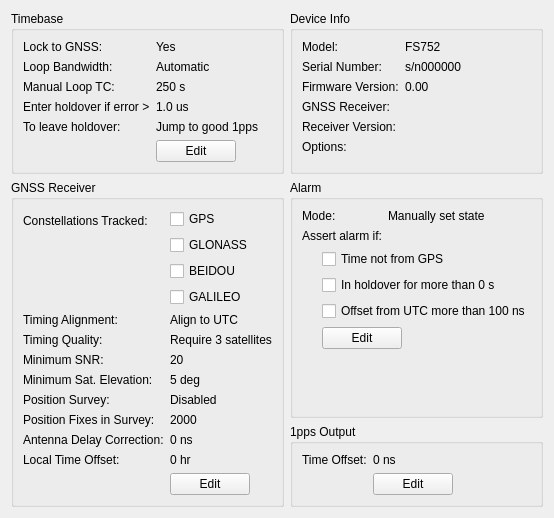
<?xml version="1.0" encoding="UTF-8"?>
<ui version="4.0">
 <class>Form</class>
 <widget class="QWidget" name="Form">
  <property name="geometry">
   <rect>
    <x>0</x>
    <y>0</y>
    <width>540</width>
    <height>477</height>
   </rect>
  </property>
  <property name="windowTitle">
   <string>Form</string>
  </property>
  <layout class="QGridLayout" name="gridLayout">
   <item row="0" column="0">
    <widget class="QGroupBox" name="gbTimebase">
     <property name="title">
      <string>Timebase</string>
     </property>
     <layout class="QFormLayout" name="formLayout">
      <property name="fieldGrowthPolicy">
       <enum>QFormLayout::ExpandingFieldsGrow</enum>
      </property>
      <item row="0" column="0">
       <widget class="QLabel" name="label_4">
        <property name="text">
         <string>Lock to GNSS:</string>
        </property>
       </widget>
      </item>
      <item row="0" column="1">
       <widget class="QLabel" name="lock_to_gps_label">
        <property name="text">
         <string>Yes</string>
        </property>
       </widget>
      </item>
      <item row="1" column="0">
       <widget class="QLabel" name="label_5">
        <property name="text">
         <string>Loop Bandwidth:</string>
        </property>
       </widget>
      </item>
      <item row="1" column="1">
       <widget class="QLabel" name="loop_bandwidth_label">
        <property name="text">
         <string>Automatic</string>
        </property>
       </widget>
      </item>
      <item row="2" column="0">
       <widget class="QLabel" name="label">
        <property name="text">
         <string>Manual Loop TC:</string>
        </property>
       </widget>
      </item>
      <item row="2" column="1">
       <widget class="QLabel" name="manual_time_constant_label">
        <property name="text">
         <string>250 s</string>
        </property>
       </widget>
      </item>
      <item row="3" column="0">
       <widget class="QLabel" name="label_2">
        <property name="text">
         <string>Enter holdover if error &gt;</string>
        </property>
       </widget>
      </item>
      <item row="3" column="1">
       <widget class="QLabel" name="holdover_error_label">
        <property name="text">
         <string>1.0 us</string>
        </property>
       </widget>
      </item>
      <item row="4" column="0">
       <widget class="QLabel" name="label_3">
        <property name="text">
         <string>To leave holdover:</string>
        </property>
       </widget>
      </item>
      <item row="4" column="1">
       <widget class="QLabel" name="leave_holdover_label">
        <property name="text">
         <string>Jump to good 1pps</string>
        </property>
       </widget>
      </item>
      <item row="5" column="1">
       <widget class="QPushButton" name="edit_timebase_btn">
        <property name="text">
         <string>Edit</string>
        </property>
       </widget>
      </item>
     </layout>
    </widget>
   </item>
   <item row="0" column="1">
    <widget class="QGroupBox" name="gbDeviceInfo">
     <property name="title">
      <string>Device Info</string>
     </property>
     <layout class="QFormLayout" name="formLayout_2">
      <item row="1" column="0">
       <widget class="QLabel" name="label_6">
        <property name="text">
         <string>Serial Number:</string>
        </property>
       </widget>
      </item>
      <item row="1" column="1">
       <widget class="QLabel" name="serial_number_label">
        <property name="text">
         <string>s/n000000</string>
        </property>
       </widget>
      </item>
      <item row="2" column="0">
       <widget class="QLabel" name="label_7">
        <property name="text">
         <string>Firmware Version:</string>
        </property>
       </widget>
      </item>
      <item row="2" column="1">
       <widget class="QLabel" name="firmware_version_label">
        <property name="text">
         <string>0.00</string>
        </property>
       </widget>
      </item>
      <item row="3" column="0">
       <widget class="QLabel" name="gnss_receiver_caption">
        <property name="text">
         <string>GNSS Receiver:</string>
        </property>
       </widget>
      </item>
      <item row="3" column="1">
       <widget class="QLabel" name="gnss_receiver_label">
        <property name="text">
         <string/>
        </property>
       </widget>
      </item>
      <item row="4" column="0">
       <widget class="QLabel" name="gnss_version_caption">
        <property name="text">
         <string>Receiver Version:</string>
        </property>
       </widget>
      </item>
      <item row="4" column="1">
       <widget class="QLabel" name="receiver_version_label">
        <property name="text">
         <string/>
        </property>
       </widget>
      </item>
      <item row="0" column="0">
       <widget class="QLabel" name="label_18">
        <property name="text">
         <string>Model:</string>
        </property>
       </widget>
      </item>
      <item row="0" column="1">
       <widget class="QLabel" name="model_label">
        <property name="text">
         <string>FS752</string>
        </property>
       </widget>
      </item>
      <item row="5" column="0">
       <widget class="QLabel" name="label_20">
        <property name="text">
         <string>Options:</string>
        </property>
       </widget>
      </item>
      <item row="5" column="1">
       <widget class="QLabel" name="options_label">
        <property name="text">
         <string/>
        </property>
       </widget>
      </item>
     </layout>
    </widget>
   </item>
   <item row="1" column="0" rowspan="2">
    <widget class="QGroupBox" name="gbReceiver">
     <property name="title">
      <string>GNSS Receiver</string>
     </property>
     <layout class="QFormLayout" name="formLayout_3">
      <property name="fieldGrowthPolicy">
       <enum>QFormLayout::ExpandingFieldsGrow</enum>
      </property>
      <item row="1" column="0">
       <widget class="QLabel" name="label_10">
        <property name="text">
         <string>Timing Alignment:</string>
        </property>
       </widget>
      </item>
      <item row="1" column="1">
       <widget class="QLabel" name="timing_alignment_label">
        <property name="text">
         <string>Align to UTC</string>
        </property>
       </widget>
      </item>
      <item row="2" column="0">
       <widget class="QLabel" name="label_11">
        <property name="text">
         <string>Timing Quality:</string>
        </property>
       </widget>
      </item>
      <item row="2" column="1">
       <widget class="QLabel" name="timing_quality_label">
        <property name="text">
         <string>Require 3 satellites</string>
        </property>
       </widget>
      </item>
      <item row="5" column="0">
       <widget class="QLabel" name="label_12">
        <property name="text">
         <string>Position Survey:</string>
        </property>
       </widget>
      </item>
      <item row="6" column="0">
       <widget class="QLabel" name="label_14">
        <property name="text">
         <string>Position Fixes in Survey:</string>
        </property>
       </widget>
      </item>
      <item row="7" column="0">
       <widget class="QLabel" name="label_15">
        <property name="text">
         <string>Antenna Delay Correction:</string>
        </property>
       </widget>
      </item>
      <item row="8" column="0">
       <widget class="QLabel" name="label_13">
        <property name="text">
         <string>Local Time Offset:</string>
        </property>
       </widget>
      </item>
      <item row="9" column="1">
       <widget class="QPushButton" name="edit_receiver_btn">
        <property name="text">
         <string>Edit</string>
        </property>
       </widget>
      </item>
      <item row="5" column="1">
       <widget class="QLabel" name="position_survey_label">
        <property name="text">
         <string>Disabled</string>
        </property>
       </widget>
      </item>
      <item row="6" column="1">
       <widget class="QLabel" name="position_fixes_label">
        <property name="text">
         <string>2000</string>
        </property>
       </widget>
      </item>
      <item row="7" column="1">
       <widget class="QLabel" name="antenna_correction_label">
        <property name="text">
         <string>0 ns</string>
        </property>
       </widget>
      </item>
      <item row="8" column="1">
       <widget class="QLabel" name="local_time_offset_label">
        <property name="text">
         <string>0 hr</string>
        </property>
       </widget>
      </item>
      <item row="0" column="0">
       <widget class="QLabel" name="constellations_caption">
        <property name="text">
         <string>Constellations Tracked:</string>
        </property>
       </widget>
      </item>
      <item row="0" column="1">
       <layout class="QVBoxLayout" name="verticalLayout_4">
        <item>
         <widget class="ReadOnlyCheckBox" name="track_gps_checkbox">
          <property name="text">
           <string>GPS</string>
          </property>
         </widget>
        </item>
        <item>
         <widget class="ReadOnlyCheckBox" name="track_glonass_checkbox">
          <property name="text">
           <string>GLONASS</string>
          </property>
         </widget>
        </item>
        <item>
         <widget class="ReadOnlyCheckBox" name="track_beidou_checkbox">
          <property name="text">
           <string>BEIDOU</string>
          </property>
         </widget>
        </item>
        <item>
         <widget class="ReadOnlyCheckBox" name="track_galileo_checkbox">
          <property name="text">
           <string>GALILEO</string>
          </property>
         </widget>
        </item>
       </layout>
      </item>
      <item row="3" column="0">
       <widget class="QLabel" name="label_8">
        <property name="text">
         <string>Minimum SNR:</string>
        </property>
       </widget>
      </item>
      <item row="3" column="1">
       <widget class="QLabel" name="min_snr_label">
        <property name="text">
         <string>20</string>
        </property>
       </widget>
      </item>
      <item row="4" column="0">
       <widget class="QLabel" name="label_9">
        <property name="text">
         <string>Minimum Sat. Elevation:</string>
        </property>
       </widget>
      </item>
      <item row="4" column="1">
       <widget class="QLabel" name="min_sat_elevation_label">
        <property name="text">
         <string>5 deg</string>
        </property>
       </widget>
      </item>
     </layout>
    </widget>
   </item>
   <item row="1" column="1">
    <widget class="QGroupBox" name="gbAlarm">
     <property name="title">
      <string>Alarm</string>
     </property>
     <layout class="QVBoxLayout" name="verticalLayout_3">
      <item>
       <layout class="QFormLayout" name="formLayout_4">
        <item row="0" column="0">
         <widget class="QLabel" name="label_16">
          <property name="text">
           <string>Mode:</string>
          </property>
         </widget>
        </item>
        <item row="0" column="1">
         <widget class="QLabel" name="alarm_mode_label">
          <property name="text">
           <string>Manually set state</string>
          </property>
         </widget>
        </item>
        <item row="1" column="0">
         <widget class="QLabel" name="label_17">
          <property name="text">
           <string>Assert alarm if:</string>
          </property>
         </widget>
        </item>
       </layout>
      </item>
      <item>
       <layout class="QHBoxLayout" name="horizontalLayout_2">
        <item>
         <spacer name="horizontalSpacer_2">
          <property name="orientation">
           <enum>Qt::Horizontal</enum>
          </property>
          <property name="sizeType">
           <enum>QSizePolicy::Fixed</enum>
          </property>
          <property name="sizeHint" stdset="0">
           <size>
            <width>20</width>
            <height>20</height>
           </size>
          </property>
         </spacer>
        </item>
        <item>
         <layout class="QVBoxLayout" name="verticalLayout_2">
          <item>
           <layout class="QVBoxLayout" name="verticalLayout">
            <item>
             <widget class="ReadOnlyCheckBox" name="not_from_gps_checkbox">
              <property name="text">
               <string>Time not from GPS</string>
              </property>
             </widget>
            </item>
            <item>
             <widget class="ReadOnlyCheckBox" name="in_holdver_checkbox">
              <property name="text">
               <string>In holdover for more than 0 s</string>
              </property>
             </widget>
            </item>
            <item>
             <widget class="ReadOnlyCheckBox" name="offset_from_utc_checkbox">
              <property name="text">
               <string>Offset from UTC more than 100 ns</string>
              </property>
             </widget>
            </item>
           </layout>
          </item>
          <item>
           <layout class="QHBoxLayout" name="horizontalLayout">
            <item>
             <widget class="QPushButton" name="edit_alarm_btn">
              <property name="text">
               <string>Edit</string>
              </property>
             </widget>
            </item>
            <item>
             <spacer name="horizontalSpacer">
              <property name="orientation">
               <enum>Qt::Horizontal</enum>
              </property>
              <property name="sizeHint" stdset="0">
               <size>
                <width>40</width>
                <height>20</height>
               </size>
              </property>
             </spacer>
            </item>
           </layout>
          </item>
         </layout>
        </item>
       </layout>
      </item>
      <item>
       <spacer name="verticalSpacer">
        <property name="orientation">
         <enum>Qt::Vertical</enum>
        </property>
        <property name="sizeHint" stdset="0">
         <size>
          <width>20</width>
          <height>40</height>
         </size>
        </property>
       </spacer>
      </item>
     </layout>
    </widget>
   </item>
   <item row="2" column="1">
    <widget class="QGroupBox" name="gbPulse">
     <property name="title">
      <string>1pps Output</string>
     </property>
     <layout class="QFormLayout" name="formLayout_5">
      <property name="fieldGrowthPolicy">
       <enum>QFormLayout::ExpandingFieldsGrow</enum>
      </property>
      <item row="0" column="0">
       <widget class="QLabel" name="label_19">
        <property name="text">
         <string>Time Offset:</string>
        </property>
       </widget>
      </item>
      <item row="0" column="1">
       <widget class="QLabel" name="time_offset_label">
        <property name="text">
         <string>0 ns</string>
        </property>
       </widget>
      </item>
      <item row="1" column="1">
       <widget class="QPushButton" name="edit_1pps_btn">
        <property name="text">
         <string>Edit</string>
        </property>
       </widget>
      </item>
     </layout>
    </widget>
   </item>
  </layout>
 </widget>
 <customwidgets>
  <customwidget>
   <class>ReadOnlyCheckBox</class>
   <extends>QCheckBox</extends>
   <header>readonly_checkbox.h</header>
  </customwidget>
 </customwidgets>
 <tabstops>
  <tabstop>edit_timebase_btn</tabstop>
  <tabstop>edit_receiver_btn</tabstop>
  <tabstop>edit_alarm_btn</tabstop>
  <tabstop>not_from_gps_checkbox</tabstop>
  <tabstop>in_holdver_checkbox</tabstop>
  <tabstop>offset_from_utc_checkbox</tabstop>
 </tabstops>
 <resources/>
 <connections/>
</ui>
